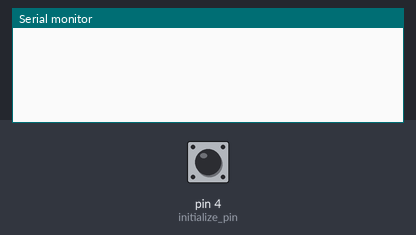
Recording of a sketch running on a simulated Arduino Uno, built with avr-gcc and run on an emulated ATmega328P. Shown: the last lines printed to the serial monitor. The test bench sets the inputs (shaded band); at power-on: pin 4 (initialize_pin) HIGH.

Above: at 1.2 s.
1.3 s: pin 4 (initialize_pin) pulled LOW for 0.15 s
At 2.1 s:
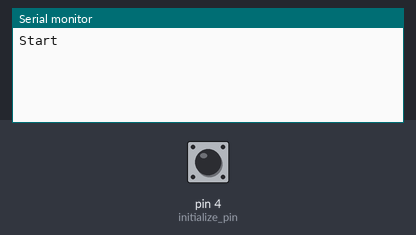
3.8 s: pin 4 (initialize_pin) pulled LOW for 1 s
At 4.2 s:
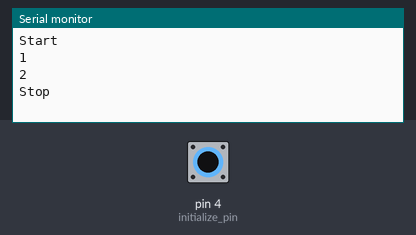
6.3 s: pin 4 (initialize_pin) pulled LOW for 0.15 s
At 8.1 s:
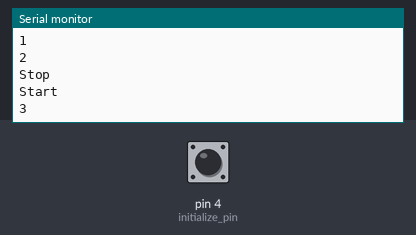
Timing chart, 0 to 9.6 s (numbered marks = the images above; inputs shaded):
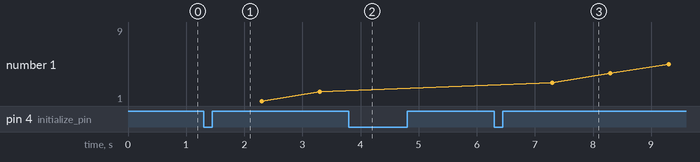

The sketch:

Stopwatch.ino
```cpp
/**
 * This is a demonstration of button operated stopwatch
 * ECE16 SP19
 * Lab2
 *
 * modified 11 Apr 2019
 *  by Baichuan Wu
 */

/**
 * Field
 */
boolean state = false;  // stopwatch state ? 0 off : 1 on
int counter = 0;        // stopwatch counter
int cache = 0;          // stopwatch memory
unsigned long throttle; // throttle
unsigned long initTime; // initial time

/**
 * Setup
 */
void setup() {
  Serial.begin(9600);
  pinMode(4, INPUT_PULLUP); // initialize pin
  initTime = millis();
  throttle = millis();  // initialize throttle
}

/**
 * Loop
 */
void loop() {
  int value = digitalRead(4); // acuqire pin value
  if (checkButton(value)) {
    if (!state) {       // from off to on
      initTime = millis();
      Serial.println("Start");
    } else {            // from on to off
      cache += counter;
      Serial.println("Stop");
    }
    state = !state;     // toggle state
    delay(1000);
  } else {
    if (state) {
      unsigned long currTime = millis();
      unsigned long tdiff = currTime - initTime;
      if (millis() - throttle > 1000) {
        counter = floor(tdiff / 1000);
        Serial.println(cache + counter);
        throttle = millis();
      }
    }
  }
}

/**
 * Check Button Status
 * @param int value
 * @return boolean result
 */
boolean checkButton(int value) {
  return (value == 0) ? true : false;
}
```

Measured:
- after the input at 1.3 s, the serial monitor: prints a new line at once (image 1)
- after the input at 3.8 s, the serial monitor: prints a new line at once (image 2)
- after the input at 6.3 s, the serial monitor: prints a new line at once (image 3)
- plotted number 1: 2 → 9 after the input at 6.3 s
